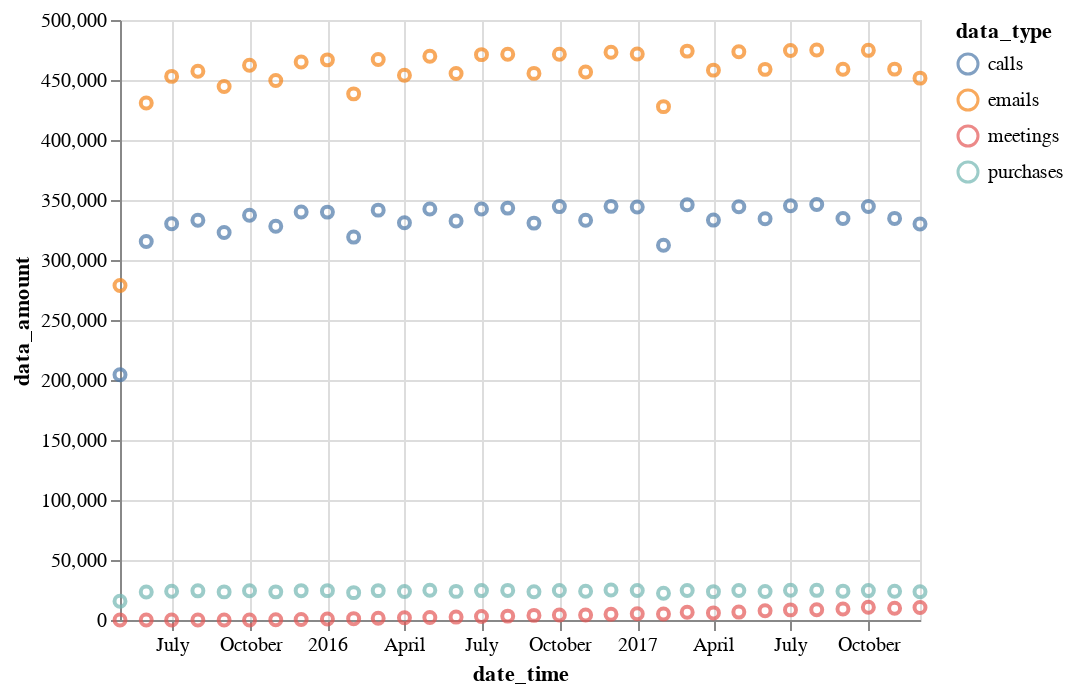

Notebook code for this chart:
### Code cell
alt.Chart(my_data).mark_point().encode(
    x ='date_time:T',
    y='data_amount',
    color='data_type'
)

### Figure 1 — Vega-Lite specification as saved in the notebook (floating-point values rounded to 4 significant figures)
{"$schema": "https://vega.github.io/schema/vega-lite/v2.4.3.json", "config": {"view": {"height": 300, "width": 400}}, "data": {"values": [{"Unnamed: 0": 40, "avg_time_between_interactions": 6.441, "change_in_unique_dest": 29, "change_in_unique_source": 41, "data_amount": 278795, "data_type": "emails", "date_time": "2015-05-01", "month_yr": "05/2015", "num_unique_dest": 10491, "num_unique_source": 10769}, {"Unnamed: 0": 72, "avg_time_between_interactions": 115.0, "change_in_unique_dest": 25, "change_in_unique_source": 2448, "data_amount": 15617, "data_type": "purchases", "date_time": "2015-05-01", "month_yr": "05/2015", "num_unique_dest": 63, "num_unique_source": 4834}, {"Unnamed: 0": 104, "avg_time_between_interactions": 104736, "change_in_unique_dest": 5, "change_in_unique_source": 13, "data_amount": 15, "data_type": "meetings", "date_time": "2015-05-01", "month_yr": "05/2015", "num_unique_dest": 5, "num_unique_source": 14}, {"Unnamed: 0": 8, "avg_time_between_interactions": 8.786, "change_in_unique_dest": 133, "change_in_unique_source": 152, "data_amount": 204382, "data_type": "calls", "date_time": "2015-05-01", "month_yr": "05/2015", "num_unique_dest": 10658, "num_unique_source": 10728}, {"Unnamed: 0": 75, "avg_time_between_interactions": 111.3, "change_in_unique_dest": 34, "change_in_unique_source": 7138, "data_amount": 23282, "data_type": "purchases", "date_time": "2015-06-01", "month_yr": "06/2015", "num_unique_dest": 72, "num_unique_source": 10772}, {"Unnamed: 0": 43, "avg_time_between_interactions": 6.016, "change_in_unique_dest": 829, "change_in_unique_source": 1032, "data_amount": 430825, "data_type": "emails", "date_time": "2015-06-01", "month_yr": "06/2015", "num_unique_dest": 25921, "num_unique_source": 26752}, {"Unnamed: 0": 107, "avg_time_between_interactions": 421000.0, "change_in_unique_dest": 4, "change_in_unique_source": 6, "data_amount": 6, "data_type": "meetings", "date_time": "2015-06-01", "month_yr": "06/2015", "num_unique_dest": 4, "num_unique_source": 6}, {"Unnamed: 0": 11, "avg_time_between_interactions": 8.216, "change_in_unique_dest": 2008, "change_in_unique_source": 1962, "data_amount": 315483, "data_type": "calls", "date_time": "2015-06-01", "month_yr": "06/2015", "num_unique_dest": 26402, "num_unique_source": 26464}, {"Unnamed: 0": 46, "avg_time_between_interactions": 5.912, "change_in_unique_dest": 3489, "change_in_unique_source": 3912, "data_amount": 453015, "data_type": "emails", "date_time": "2015-07-01", "month_yr": "07/2015", "num_unique_dest": 41931, "num_unique_source": 43007}, {"Unnamed: 0": 14, "avg_time_between_interactions": 8.11, "change_in_unique_dest": 6386, "change_in_unique_source": 6597, "data_amount": 330263, "data_type": "calls", "date_time": "2015-07-01", "month_yr": "07/2015", "num_unique_dest": 42368, "num_unique_source": 42512}, {"Unnamed: 0": 78, "avg_time_between_interactions": 111.7, "change_in_unique_dest": 18, "change_in_unique_source": 9934, "data_amount": 23978, "data_type": "purchases", "date_time": "2015-07-01", "month_yr": "07/2015", "num_unique_dest": 58, "num_unique_source": 13616}, {"Unnamed: 0": 110, "avg_time_between_interactions": 313400.0, "change_in_unique_dest": 3, "change_in_unique_source": 4, "data_amount": 5, "data_type": "meetings", "date_time": "2015-07-01", "month_yr": "07/2015", "num_unique_dest": 3, "num_unique_source": 4}, {"Unnamed: 0": 49, "avg_time_between_interactions": 5.857, "change_in_unique_dest": 7143, "change_in_unique_source": 7635, "data_amount": 457283, "data_type": "emails", "date_time": "2015-08-01", "month_yr": "08/2015", "num_unique_dest": 57192, "num_unique_source": 58804}, {"Unnamed: 0": 113, "avg_time_between_interactions": 458800.0, "change_in_unique_dest": 4, "change_in_unique_source": 5, "data_amount": 6, "data_type": "meetings", "date_time": "2015-08-01", "month_yr": "08/2015", "num_unique_dest": 4, "num_unique_source": 6}, {"Unnamed: 0": 81, "avg_time_between_interactions": 110.2, "change_in_unique_dest": 29, "change_in_unique_source": 11402, "data_amount": 24299, "data_type": "purchases", "date_time": "2015-08-01", "month_yr": "08/2015", "num_unique_dest": 67, "num_unique_source": 15054}, {"Unnamed: 0": 17, "avg_time_between_interactions": 8.039, "change_in_unique_dest": 11535, "change_in_unique_source": 11719, "data_amount": 333176, "data_type": "calls", "date_time": "2015-08-01", "month_yr": "08/2015", "num_unique_dest": 57231, "num_unique_source": 57330}, {"Unnamed: 0": 20, "avg_time_between_interactions": 8.027, "change_in_unique_dest": 17080, "change_in_unique_source": 17504, "data_amount": 322890, "data_type": "calls", "date_time": "2015-09-01", "month_yr": "09/2015", "num_unique_dest": 69345, "num_unique_source": 69412}, {"Unnamed: 0": 52, "avg_time_between_interactions": 5.831, "change_in_unique_dest": 11466, "change_in_unique_source": 12367, "data_amount": 444527, "data_type": "emails", "date_time": "2015-09-01", "month_yr": "09/2015", "num_unique_dest": 70835, "num_unique_source": 72668}, {"Unnamed: 0": 116, "avg_time_between_interactions": 138500.0, "change_in_unique_dest": 10, "change_in_unique_source": 7, "data_amount": 15, "data_type": "meetings", "date_time": "2015-09-01", "month_yr": "09/2015", "num_unique_dest": 10, "num_unique_source": 10}, {"Unnamed: 0": 84, "avg_time_between_interactions": 110.7, "change_in_unique_dest": 39, "change_in_unique_source": 11949, "data_amount": 23421, "data_type": "purchases", "date_time": "2015-09-01", "month_yr": "09/2015", "num_unique_dest": 74, "num_unique_source": 15513}, {"Unnamed: 0": 87, "avg_time_between_interactions": 110.2, "change_in_unique_dest": 43, "change_in_unique_source": 13225, "data_amount": 24310, "data_type": "purchases", "date_time": "2015-10-01", "month_yr": "10/2015", "num_unique_dest": 71, "num_unique_source": 16680}, {"Unnamed: 0": 119, "avg_time_between_interactions": 230100.0, "change_in_unique_dest": 9, "change_in_unique_source": 10, "data_amount": 12, "data_type": "meetings", "date_time": "2015-10-01", "month_yr": "10/2015", "num_unique_dest": 9, "num_unique_source": 10}, {"Unnamed: 0": 23, "avg_time_between_interactions": 7.94, "change_in_unique_dest": 24294, "change_in_unique_source": 24620, "data_amount": 337336, "data_type": "calls", "date_time": "2015-10-01", "month_yr": "10/2015", "num_unique_dest": 81325, "num_unique_source": 81342}, {"Unnamed: 0": 55, "avg_time_between_interactions": 5.794, "change_in_unique_dest": 17348, "change_in_unique_source": 18782, "data_amount": 462288, "data_type": "emails", "date_time": "2015-10-01", "month_yr": "10/2015", "num_unique_dest": 84210, "num_unique_source": 86342}, {"Unnamed: 0": 90, "avg_time_between_interactions": 110.6, "change_in_unique_dest": 37, "change_in_unique_source": 13293, "data_amount": 23442, "data_type": "purchases", "date_time": "2015-11-01", "month_yr": "11/2015", "num_unique_dest": 73, "num_unique_source": 16620}, {"Unnamed: 0": 58, "avg_time_between_interactions": 5.766, "change_in_unique_dest": 21996, "change_in_unique_source": 23244, "data_amount": 449538, "data_type": "emails", "date_time": "2015-11-01", "month_yr": "11/2015", "num_unique_dest": 95362, "num_unique_source": 97302}, {"Unnamed: 0": 26, "avg_time_between_interactions": 7.898, "change_in_unique_dest": 28934, "change_in_unique_source": 29280, "data_amount": 328179, "data_type": "calls", "date_time": "2015-11-01", "month_yr": "11/2015", "num_unique_dest": 90266, "num_unique_source": 90293}, {"Unnamed: 0": 122, "avg_time_between_interactions": 11720.0, "change_in_unique_dest": 113, "change_in_unique_source": 152, "data_amount": 219, "data_type": "meetings", "date_time": "2015-11-01", "month_yr": "11/2015", "num_unique_dest": 113, "num_unique_source": 191}, {"Unnamed: 0": 125, "avg_time_between_interactions": 6890.0, "change_in_unique_dest": 193, "change_in_unique_source": 267, "data_amount": 382, "data_type": "meetings", "date_time": "2015-12-01", "month_yr": "12/2015", "num_unique_dest": 193, "num_unique_source": 329}, {"Unnamed: 0": 93, "avg_time_between_interactions": 109.5, "change_in_unique_dest": 21, "change_in_unique_source": 14522, "data_amount": 24460, "data_type": "purchases", "date_time": "2015-12-01", "month_yr": "12/2015", "num_unique_dest": 57, "num_unique_source": 17732}, {"Unnamed: 0": 29, "avg_time_between_interactions": 7.878, "change_in_unique_dest": 35937, "change_in_unique_source": 36269, "data_amount": 339990, "data_type": "calls", "date_time": "2015-12-01", "month_yr": "12/2015", "num_unique_dest": 100304, "num_unique_source": 100073}, {"Unnamed: 0": 61, "avg_time_between_interactions": 5.76, "change_in_unique_dest": 28598, "change_in_unique_source": 30271, "data_amount": 465009, "data_type": "emails", "date_time": "2015-12-01", "month_yr": "12/2015", "num_unique_dest": 106987, "num_unique_source": 108924}, {"Unnamed: 0": 64, "avg_time_between_interactions": 109.4, "change_in_unique_dest": 80, "change_in_unique_source": 18071, "data_amount": 24478, "data_type": "purchases", "date_time": "2016-01-01", "month_yr": "01/2016", "num_unique_dest": 80, "num_unique_source": 18071}, {"Unnamed: 0": 96, "avg_time_between_interactions": 3104.0, "change_in_unique_dest": 420, "change_in_unique_source": 725, "data_amount": 862, "data_type": "meetings", "date_time": "2016-01-01", "month_yr": "01/2016", "num_unique_dest": 420, "num_unique_source": 725}, {"Unnamed: 0": 0, "avg_time_between_interactions": 7.88, "change_in_unique_dest": 108196, "change_in_unique_source": 107840, "data_amount": 339906, "data_type": "calls", "date_time": "2016-01-01", "month_yr": "01/2016", "num_unique_dest": 108196, "num_unique_source": 107840}, {"Unnamed: 0": 32, "avg_time_between_interactions": 5.738, "change_in_unique_dest": 116852, "change_in_unique_source": 119169, "data_amount": 466783, "data_type": "emails", "date_time": "2016-01-01", "month_yr": "01/2016", "num_unique_dest": 116852, "num_unique_source": 119169}, {"Unnamed: 0": 34, "avg_time_between_interactions": 5.715, "change_in_unique_dest": 32550, "change_in_unique_source": 34192, "data_amount": 438439, "data_type": "emails", "date_time": "2016-02-01", "month_yr": "02/2016", "num_unique_dest": 122770, "num_unique_source": 124365}, {"Unnamed: 0": 2, "avg_time_between_interactions": 7.852, "change_in_unique_dest": 39486, "change_in_unique_source": 39632, "data_amount": 319085, "data_type": "calls", "date_time": "2016-02-01", "month_yr": "02/2016", "num_unique_dest": 111381, "num_unique_source": 111116}, {"Unnamed: 0": 98, "avg_time_between_interactions": 2213.0, "change_in_unique_dest": 519, "change_in_unique_source": 787, "data_amount": 1123, "data_type": "meetings", "date_time": "2016-02-01", "month_yr": "02/2016", "num_unique_dest": 519, "num_unique_source": 988}, {"Unnamed: 0": 66, "avg_time_between_interactions": 109.9, "change_in_unique_dest": 35, "change_in_unique_source": 13951, "data_amount": 22803, "data_type": "purchases", "date_time": "2016-02-01", "month_yr": "02/2016", "num_unique_dest": 72, "num_unique_source": 17350}, {"Unnamed: 0": 36, "avg_time_between_interactions": 5.735, "change_in_unique_dest": 42265, "change_in_unique_source": 44604, "data_amount": 467041, "data_type": "emails", "date_time": "2016-03-01", "month_yr": "03/2016", "num_unique_dest": 133634, "num_unique_source": 135775}, {"Unnamed: 0": 100, "avg_time_between_interactions": 1738.0, "change_in_unique_dest": 761, "change_in_unique_source": 1063, "data_amount": 1525, "data_type": "meetings", "date_time": "2016-03-01", "month_yr": "03/2016", "num_unique_dest": 761, "num_unique_source": 1319}, {"Unnamed: 0": 68, "avg_time_between_interactions": 109.4, "change_in_unique_dest": 41, "change_in_unique_source": 15414, "data_amount": 24472, "data_type": "purchases", "date_time": "2016-03-01", "month_yr": "03/2016", "num_unique_dest": 78, "num_unique_source": 18564}, {"Unnamed: 0": 4, "avg_time_between_interactions": 7.842, "change_in_unique_dest": 49733, "change_in_unique_source": 49988, "data_amount": 341550, "data_type": "calls", "date_time": "2016-03-01", "month_yr": "03/2016", "num_unique_dest": 121845, "num_unique_source": 121311}, {"Unnamed: 0": 70, "avg_time_between_interactions": 109.4, "change_in_unique_dest": 34, "change_in_unique_source": 14983, "data_amount": 23696, "data_type": "purchases", "date_time": "2016-04-01", "month_yr": "04/2016", "num_unique_dest": 73, "num_unique_source": 18267}, {"Unnamed: 0": 38, "avg_time_between_interactions": 5.711, "change_in_unique_dest": 42307, "change_in_unique_source": 44621, "data_amount": 453899, "data_type": "emails", "date_time": "2016-04-01", "month_yr": "04/2016", "num_unique_dest": 139583, "num_unique_source": 141517}, {"Unnamed: 0": 102, "avg_time_between_interactions": 1329.0, "change_in_unique_dest": 886, "change_in_unique_source": 1342, "data_amount": 1923, "data_type": "meetings", "date_time": "2016-04-01", "month_yr": "04/2016", "num_unique_dest": 886, "num_unique_source": 1687}, {"Unnamed: 0": 6, "avg_time_between_interactions": 7.83, "change_in_unique_dest": 49350, "change_in_unique_source": 49463, "data_amount": 331032, "data_type": "calls", "date_time": "2016-04-01", "month_yr": "04/2016", "num_unique_dest": 125381, "num_unique_source": 125003}, {"Unnamed: 0": 105, "avg_time_between_interactions": 1273.0, "change_in_unique_dest": 1010, "change_in_unique_source": 1813, "data_amount": 2101, "data_type": "meetings", "date_time": "2016-05-01", "month_yr": "05/2016", "num_unique_dest": 1010, "num_unique_source": 1815}, {"Unnamed: 0": 73, "avg_time_between_interactions": 108.0, "change_in_unique_dest": 43, "change_in_unique_source": 16457, "data_amount": 24792, "data_type": "purchases", "date_time": "2016-05-01", "month_yr": "05/2016", "num_unique_dest": 81, "num_unique_source": 19176}, {"Unnamed: 0": 41, "avg_time_between_interactions": 5.701, "change_in_unique_dest": 138020, "change_in_unique_source": 139785, "data_amount": 469781, "data_type": "emails", "date_time": "2016-05-01", "month_yr": "05/2016", "num_unique_dest": 148494, "num_unique_source": 150543}, {"Unnamed: 0": 9, "avg_time_between_interactions": 7.821, "change_in_unique_dest": 122495, "change_in_unique_source": 121631, "data_amount": 342459, "data_type": "calls", "date_time": "2016-05-01", "month_yr": "05/2016", "num_unique_dest": 133103, "num_unique_source": 132304}, {"Unnamed: 0": 44, "avg_time_between_interactions": 5.691, "change_in_unique_dest": 127475, "change_in_unique_source": 128775, "data_amount": 455437, "data_type": "emails", "date_time": "2016-06-01", "month_yr": "06/2016", "num_unique_dest": 152837, "num_unique_source": 154889}, {"Unnamed: 0": 12, "avg_time_between_interactions": 7.795, "change_in_unique_dest": 110150, "change_in_unique_source": 109681, "data_amount": 332513, "data_type": "calls", "date_time": "2016-06-01", "month_yr": "06/2016", "num_unique_dest": 135134, "num_unique_source": 134691}, {"Unnamed: 0": 76, "avg_time_between_interactions": 108.7, "change_in_unique_dest": 44, "change_in_unique_source": 14867, "data_amount": 23846, "data_type": "purchases", "date_time": "2016-06-01", "month_yr": "06/2016", "num_unique_dest": 81, "num_unique_source": 18822}, {"Unnamed: 0": 108, "avg_time_between_interactions": 1058.0, "change_in_unique_dest": 1155, "change_in_unique_source": 2106, "data_amount": 2415, "data_type": "meetings", "date_time": "2016-06-01", "month_yr": "06/2016", "num_unique_dest": 1155, "num_unique_source": 2107}, {"Unnamed: 0": 15, "avg_time_between_interactions": 7.82, "change_in_unique_dest": 104067, "change_in_unique_source": 103926, "data_amount": 342506, "data_type": "calls", "date_time": "2016-07-01", "month_yr": "07/2016", "num_unique_dest": 141884, "num_unique_source": 141734}, {"Unnamed: 0": 79, "avg_time_between_interactions": 109.3, "change_in_unique_dest": 42, "change_in_unique_source": 15262, "data_amount": 24501, "data_type": "purchases", "date_time": "2016-07-01", "month_yr": "07/2016", "num_unique_dest": 79, "num_unique_source": 19412}, {"Unnamed: 0": 47, "avg_time_between_interactions": 5.685, "change_in_unique_dest": 121111, "change_in_unique_source": 122291, "data_amount": 471138, "data_type": "emails", "date_time": "2016-07-01", "month_yr": "07/2016", "num_unique_dest": 160920, "num_unique_source": 162821}, {"Unnamed: 0": 111, "avg_time_between_interactions": 930.8, "change_in_unique_dest": 1323, "change_in_unique_source": 2469, "data_amount": 2872, "data_type": "meetings", "date_time": "2016-07-01", "month_yr": "07/2016", "num_unique_dest": 1323, "num_unique_source": 2470}, {"Unnamed: 0": 18, "avg_time_between_interactions": 7.803, "change_in_unique_dest": 98506, "change_in_unique_source": 98034, "data_amount": 343234, "data_type": "calls", "date_time": "2016-08-01", "month_yr": "08/2016", "num_unique_dest": 146453, "num_unique_source": 145950}, {"Unnamed: 0": 82, "avg_time_between_interactions": 108.6, "change_in_unique_dest": 35, "change_in_unique_source": 15409, "data_amount": 24660, "data_type": "purchases", "date_time": "2016-08-01", "month_yr": "08/2016", "num_unique_dest": 72, "num_unique_source": 19590}, {"Unnamed: 0": 50, "avg_time_between_interactions": 5.68, "change_in_unique_dest": 115159, "change_in_unique_source": 115878, "data_amount": 471527, "data_type": "emails", "date_time": "2016-08-01", "month_yr": "08/2016", "num_unique_dest": 167074, "num_unique_source": 168868}, {"Unnamed: 0": 114, "avg_time_between_interactions": 820.3, "change_in_unique_dest": 1505, "change_in_unique_source": 2730, "data_amount": 3230, "data_type": "meetings", "date_time": "2016-08-01", "month_yr": "08/2016", "num_unique_dest": 1505, "num_unique_source": 2730}, {"Unnamed: 0": 85, "avg_time_between_interactions": 110.0, "change_in_unique_dest": 34, "change_in_unique_source": 15260, "data_amount": 23564, "data_type": "purchases", "date_time": "2016-09-01", "month_yr": "09/2016", "num_unique_dest": 75, "num_unique_source": 19006}, {"Unnamed: 0": 21, "avg_time_between_interactions": 7.837, "change_in_unique_dest": 92782, "change_in_unique_source": 92524, "data_amount": 330734, "data_type": "calls", "date_time": "2016-09-01", "month_yr": "09/2016", "num_unique_dest": 147149, "num_unique_source": 146655}, {"Unnamed: 0": 117, "avg_time_between_interactions": 665.3, "change_in_unique_dest": 1764, "change_in_unique_source": 3328, "data_amount": 3840, "data_type": "meetings", "date_time": "2016-09-01", "month_yr": "09/2016", "num_unique_dest": 1764, "num_unique_source": 3330}, {"Unnamed: 0": 53, "avg_time_between_interactions": 5.69, "change_in_unique_dest": 108048, "change_in_unique_source": 108529, "data_amount": 455505, "data_type": "emails", "date_time": "2016-09-01", "month_yr": "09/2016", "num_unique_dest": 169205, "num_unique_source": 170864}, {"Unnamed: 0": 24, "avg_time_between_interactions": 7.775, "change_in_unique_dest": 92723, "change_in_unique_source": 92604, "data_amount": 344508, "data_type": "calls", "date_time": "2016-10-01", "month_yr": "10/2016", "num_unique_dest": 154110, "num_unique_source": 153651}, {"Unnamed: 0": 88, "avg_time_between_interactions": 108.9, "change_in_unique_dest": 39, "change_in_unique_source": 16020, "data_amount": 24595, "data_type": "purchases", "date_time": "2016-10-01", "month_yr": "10/2016", "num_unique_dest": 74, "num_unique_source": 19912}, {"Unnamed: 0": 120, "avg_time_between_interactions": 635.5, "change_in_unique_dest": 1838, "change_in_unique_source": 3679, "data_amount": 4206, "data_type": "meetings", "date_time": "2016-10-01", "month_yr": "10/2016", "num_unique_dest": 1838, "num_unique_source": 3681}, {"Unnamed: 0": 56, "avg_time_between_interactions": 5.68, "change_in_unique_dest": 106942, "change_in_unique_source": 107577, "data_amount": 471521, "data_type": "emails", "date_time": "2016-10-01", "month_yr": "10/2016", "num_unique_dest": 177668, "num_unique_source": 179016}, {"Unnamed: 0": 91, "avg_time_between_interactions": 108.3, "change_in_unique_dest": 30, "change_in_unique_source": 15939, "data_amount": 23941, "data_type": "purchases", "date_time": "2016-11-01", "month_yr": "11/2016", "num_unique_dest": 67, "num_unique_source": 19549}, {"Unnamed: 0": 123, "avg_time_between_interactions": 613.8, "change_in_unique_dest": 1853, "change_in_unique_source": 3520, "data_amount": 4162, "data_type": "meetings", "date_time": "2016-11-01", "month_yr": "11/2016", "num_unique_dest": 1853, "num_unique_source": 3564}, {"Unnamed: 0": 27, "avg_time_between_interactions": 7.781, "change_in_unique_dest": 90270, "change_in_unique_source": 90032, "data_amount": 333132, "data_type": "calls", "date_time": "2016-11-01", "month_yr": "11/2016", "num_unique_dest": 154747, "num_unique_source": 154009}, {"Unnamed: 0": 59, "avg_time_between_interactions": 5.676, "change_in_unique_dest": 102676, "change_in_unique_source": 103565, "data_amount": 456627, "data_type": "emails", "date_time": "2016-11-01", "month_yr": "11/2016", "num_unique_dest": 179106, "num_unique_source": 180484}, {"Unnamed: 0": 62, "avg_time_between_interactions": 5.662, "change_in_unique_dest": 103344, "change_in_unique_source": 104542, "data_amount": 473082, "data_type": "emails", "date_time": "2016-12-01", "month_yr": "12/2016", "num_unique_dest": 186850, "num_unique_source": 188491}, {"Unnamed: 0": 94, "avg_time_between_interactions": 106.9, "change_in_unique_dest": 41, "change_in_unique_source": 16708, "data_amount": 25056, "data_type": "purchases", "date_time": "2016-12-01", "month_yr": "12/2016", "num_unique_dest": 74, "num_unique_source": 20453}, {"Unnamed: 0": 30, "avg_time_between_interactions": 7.77, "change_in_unique_dest": 91991, "change_in_unique_source": 91842, "data_amount": 344694, "data_type": "calls", "date_time": "2016-12-01", "month_yr": "12/2016", "num_unique_dest": 161178, "num_unique_source": 160726}, {"Unnamed: 0": 126, "avg_time_between_interactions": 559.1, "change_in_unique_dest": 2047, "change_in_unique_source": 4026, "data_amount": 4739, "data_type": "meetings", "date_time": "2016-12-01", "month_yr": "12/2016", "num_unique_dest": 2047, "num_unique_source": 4080}, {"Unnamed: 0": 33, "avg_time_between_interactions": 5.678, "change_in_unique_dest": 102283, "change_in_unique_source": 103771, "data_amount": 471712, "data_type": "emails", "date_time": "2017-01-01", "month_yr": "01/2017", "num_unique_dest": 190218, "num_unique_source": 192125}, {"Unnamed: 0": 97, "avg_time_between_interactions": 513.3, "change_in_unique_dest": 2043, "change_in_unique_source": 4226, "data_amount": 5207, "data_type": "meetings", "date_time": "2017-01-01", "month_yr": "01/2017", "num_unique_dest": 2043, "num_unique_source": 4386}, {"Unnamed: 0": 1, "avg_time_between_interactions": 7.781, "change_in_unique_dest": 92219, "change_in_unique_source": 92276, "data_amount": 344216, "data_type": "calls", "date_time": "2017-01-01", "month_yr": "01/2017", "num_unique_dest": 163879, "num_unique_source": 163455}, {"Unnamed: 0": 65, "avg_time_between_interactions": 109.2, "change_in_unique_dest": 37, "change_in_unique_source": 16662, "data_amount": 24536, "data_type": "purchases", "date_time": "2017-01-01", "month_yr": "01/2017", "num_unique_dest": 76, "num_unique_source": 20220}, {"Unnamed: 0": 67, "avg_time_between_interactions": 108.5, "change_in_unique_dest": 41, "change_in_unique_source": 15469, "data_amount": 22291, "data_type": "purchases", "date_time": "2017-02-01", "month_yr": "02/2017", "num_unique_dest": 78, "num_unique_source": 18569}, {"Unnamed: 0": 3, "avg_time_between_interactions": 7.747, "change_in_unique_dest": 87981, "change_in_unique_source": 87577, "data_amount": 312271, "data_type": "calls", "date_time": "2017-02-01", "month_yr": "02/2017", "num_unique_dest": 156413, "num_unique_source": 155403}, {"Unnamed: 0": 99, "avg_time_between_interactions": 478.4, "change_in_unique_dest": 2089, "change_in_unique_source": 4119, "data_amount": 4994, "data_type": "meetings", "date_time": "2017-02-01", "month_yr": "02/2017", "num_unique_dest": 2089, "num_unique_source": 4297}, {"Unnamed: 0": 35, "avg_time_between_interactions": 5.655, "change_in_unique_dest": 97188, "change_in_unique_source": 98690, "data_amount": 427797, "data_type": "emails", "date_time": "2017-02-01", "month_yr": "02/2017", "num_unique_dest": 183521, "num_unique_source": 184835}, {"Unnamed: 0": 5, "avg_time_between_interactions": 7.739, "change_in_unique_dest": 94335, "change_in_unique_source": 93647, "data_amount": 346099, "data_type": "calls", "date_time": "2017-03-01", "month_yr": "03/2017", "num_unique_dest": 169926, "num_unique_source": 168847}, {"Unnamed: 0": 37, "avg_time_between_interactions": 5.65, "change_in_unique_dest": 103444, "change_in_unique_source": 105250, "data_amount": 474075, "data_type": "emails", "date_time": "2017-03-01", "month_yr": "03/2017", "num_unique_dest": 198498, "num_unique_source": 200209}, {"Unnamed: 0": 69, "avg_time_between_interactions": 108.6, "change_in_unique_dest": 44, "change_in_unique_source": 16985, "data_amount": 24651, "data_type": "purchases", "date_time": "2017-03-01", "month_yr": "03/2017", "num_unique_dest": 80, "num_unique_source": 20410}, {"Unnamed: 0": 101, "avg_time_between_interactions": 414.3, "change_in_unique_dest": 2576, "change_in_unique_source": 4975, "data_amount": 6395, "data_type": "meetings", "date_time": "2017-03-01", "month_yr": "03/2017", "num_unique_dest": 2576, "num_unique_source": 5274}, {"Unnamed: 0": 39, "avg_time_between_interactions": 5.657, "change_in_unique_dest": 103402, "change_in_unique_source": 105011, "data_amount": 458219, "data_type": "emails", "date_time": "2017-04-01", "month_yr": "04/2017", "num_unique_dest": 198541, "num_unique_source": 199728}, {"Unnamed: 0": 7, "avg_time_between_interactions": 7.778, "change_in_unique_dest": 94225, "change_in_unique_source": 93966, "data_amount": 333258, "data_type": "calls", "date_time": "2017-04-01", "month_yr": "04/2017", "num_unique_dest": 168257, "num_unique_source": 167487}, {"Unnamed: 0": 103, "avg_time_between_interactions": 436.3, "change_in_unique_dest": 2516, "change_in_unique_source": 4703, "data_amount": 5909, "data_type": "meetings", "date_time": "2017-04-01", "month_yr": "04/2017", "num_unique_dest": 2516, "num_unique_source": 5036}, {"Unnamed: 0": 71, "avg_time_between_interactions": 109.6, "change_in_unique_dest": 32, "change_in_unique_source": 16539, "data_amount": 23645, "data_type": "purchases", "date_time": "2017-04-01", "month_yr": "04/2017", "num_unique_dest": 76, "num_unique_source": 19732}, {"Unnamed: 0": 42, "avg_time_between_interactions": 5.656, "change_in_unique_dest": 105679, "change_in_unique_source": 107647, "data_amount": 473553, "data_type": "emails", "date_time": "2017-05-01", "month_yr": "05/2017", "num_unique_dest": 205484, "num_unique_source": 207383}, {"Unnamed: 0": 106, "avg_time_between_interactions": 402.2, "change_in_unique_dest": 2652, "change_in_unique_source": 5225, "data_amount": 6586, "data_type": "meetings", "date_time": "2017-05-01", "month_yr": "05/2017", "num_unique_dest": 2652, "num_unique_source": 5622}, {"Unnamed: 0": 74, "avg_time_between_interactions": 108.9, "change_in_unique_dest": 35, "change_in_unique_source": 17236, "data_amount": 24599, "data_type": "purchases", "date_time": "2017-05-01", "month_yr": "05/2017", "num_unique_dest": 75, "num_unique_source": 20503}, {"Unnamed: 0": 10, "avg_time_between_interactions": 7.778, "change_in_unique_dest": 96491, "change_in_unique_source": 96565, "data_amount": 344347, "data_type": "calls", "date_time": "2017-05-01", "month_yr": "05/2017", "num_unique_dest": 174074, "num_unique_source": 173239}, {"Unnamed: 0": 45, "avg_time_between_interactions": 5.649, "change_in_unique_dest": 106045, "change_in_unique_source": 107498, "data_amount": 458859, "data_type": "emails", "date_time": "2017-06-01", "month_yr": "06/2017", "num_unique_dest": 205164, "num_unique_source": 206184}, {"Unnamed: 0": 13, "avg_time_between_interactions": 7.753, "change_in_unique_dest": 97408, "change_in_unique_source": 96974, "data_amount": 334337, "data_type": "calls", "date_time": "2017-06-01", "month_yr": "06/2017", "num_unique_dest": 173091, "num_unique_source": 172100}, {"Unnamed: 0": 77, "avg_time_between_interactions": 109.4, "change_in_unique_dest": 40, "change_in_unique_source": 16907, "data_amount": 23695, "data_type": "purchases", "date_time": "2017-06-01", "month_yr": "06/2017", "num_unique_dest": 82, "num_unique_source": 19924}, {"Unnamed: 0": 109, "avg_time_between_interactions": 332.8, "change_in_unique_dest": 2903, "change_in_unique_source": 5865, "data_amount": 7747, "data_type": "meetings", "date_time": "2017-06-01", "month_yr": "06/2017", "num_unique_dest": 2903, "num_unique_source": 6321}, {"Unnamed: 0": 112, "avg_time_between_interactions": 314.5, "change_in_unique_dest": 3297, "change_in_unique_source": 6462, "data_amount": 8424, "data_type": "meetings", "date_time": "2017-07-01", "month_yr": "07/2017", "num_unique_dest": 3297, "num_unique_source": 6958}, {"Unnamed: 0": 48, "avg_time_between_interactions": 5.644, "change_in_unique_dest": 109036, "change_in_unique_source": 110929, "data_amount": 474550, "data_type": "emails", "date_time": "2017-07-01", "month_yr": "07/2017", "num_unique_dest": 212115, "num_unique_source": 213831}, {"Unnamed: 0": 80, "avg_time_between_interactions": 108.1, "change_in_unique_dest": 39, "change_in_unique_source": 17679, "data_amount": 24786, "data_type": "purchases", "date_time": "2017-07-01", "month_yr": "07/2017", "num_unique_dest": 73, "num_unique_source": 20795}, {"Unnamed: 0": 16, "avg_time_between_interactions": 7.76, "change_in_unique_dest": 100285, "change_in_unique_source": 99979, "data_amount": 345150, "data_type": "calls", "date_time": "2017-07-01", "month_yr": "07/2017", "num_unique_dest": 178859, "num_unique_source": 177941}, {"Unnamed: 0": 115, "avg_time_between_interactions": 311.4, "change_in_unique_dest": 3275, "change_in_unique_source": 6590, "data_amount": 8506, "data_type": "meetings", "date_time": "2017-08-01", "month_yr": "08/2017", "num_unique_dest": 3275, "num_unique_source": 7170}, {"Unnamed: 0": 51, "avg_time_between_interactions": 5.639, "change_in_unique_dest": 110948, "change_in_unique_source": 113431, "data_amount": 474960, "data_type": "emails", "date_time": "2017-08-01", "month_yr": "08/2017", "num_unique_dest": 215639, "num_unique_source": 217342}, {"Unnamed: 0": 19, "avg_time_between_interactions": 7.735, "change_in_unique_dest": 102553, "change_in_unique_source": 102105, "data_amount": 346272, "data_type": "calls", "date_time": "2017-08-01", "month_yr": "08/2017", "num_unique_dest": 181670, "num_unique_source": 180649}, {"Unnamed: 0": 83, "avg_time_between_interactions": 108.4, "change_in_unique_dest": 29, "change_in_unique_source": 17643, "data_amount": 24710, "data_type": "purchases", "date_time": "2017-08-01", "month_yr": "08/2017", "num_unique_dest": 69, "num_unique_source": 20817}, {"Unnamed: 0": 22, "avg_time_between_interactions": 7.748, "change_in_unique_dest": 102933, "change_in_unique_source": 102901, "data_amount": 334552, "data_type": "calls", "date_time": "2017-09-01", "month_yr": "09/2017", "num_unique_dest": 179103, "num_unique_source": 178688}, {"Unnamed: 0": 86, "avg_time_between_interactions": 107.8, "change_in_unique_dest": 34, "change_in_unique_source": 17370, "data_amount": 24036, "data_type": "purchases", "date_time": "2017-09-01", "month_yr": "09/2017", "num_unique_dest": 70, "num_unique_source": 20315}, {"Unnamed: 0": 54, "avg_time_between_interactions": 5.648, "change_in_unique_dest": 111467, "change_in_unique_source": 113162, "data_amount": 458953, "data_type": "emails", "date_time": "2017-09-01", "month_yr": "09/2017", "num_unique_dest": 213720, "num_unique_source": 214632}, {"Unnamed: 0": 118, "avg_time_between_interactions": 282.8, "change_in_unique_dest": 3525, "change_in_unique_source": 6868, "data_amount": 9115, "data_type": "meetings", "date_time": "2017-09-01", "month_yr": "09/2017", "num_unique_dest": 3525, "num_unique_source": 7505}, {"Unnamed: 0": 121, "avg_time_between_interactions": 248.0, "change_in_unique_dest": 4091, "change_in_unique_source": 7970, "data_amount": 10681, "data_type": "meetings", "date_time": "2017-10-01", "month_yr": "10/2017", "num_unique_dest": 4091, "num_unique_source": 8699}, {"Unnamed: 0": 25, "avg_time_between_interactions": 7.772, "change_in_unique_dest": 105776, "change_in_unique_source": 105446, "data_amount": 344610, "data_type": "calls", "date_time": "2017-10-01", "month_yr": "10/2017", "num_unique_dest": 185267, "num_unique_source": 184274}, {"Unnamed: 0": 89, "avg_time_between_interactions": 109.3, "change_in_unique_dest": 29, "change_in_unique_source": 17756, "data_amount": 24500, "data_type": "purchases", "date_time": "2017-10-01", "month_yr": "10/2017", "num_unique_dest": 66, "num_unique_source": 20761}, {"Unnamed: 0": 57, "avg_time_between_interactions": 5.642, "change_in_unique_dest": 114335, "change_in_unique_source": 116443, "data_amount": 474712, "data_type": "emails", "date_time": "2017-10-01", "month_yr": "10/2017", "num_unique_dest": 221053, "num_unique_source": 222178}, {"Unnamed: 0": 28, "avg_time_between_interactions": 7.745, "change_in_unique_dest": 106080, "change_in_unique_source": 105183, "data_amount": 334665, "data_type": "calls", "date_time": "2017-11-01", "month_yr": "11/2017", "num_unique_dest": 183415, "num_unique_source": 181821}, {"Unnamed: 0": 92, "avg_time_between_interactions": 108.0, "change_in_unique_dest": 36, "change_in_unique_source": 17690, "data_amount": 23993, "data_type": "purchases", "date_time": "2017-11-01", "month_yr": "11/2017", "num_unique_dest": 73, "num_unique_source": 20456}, {"Unnamed: 0": 60, "avg_time_between_interactions": 5.646, "change_in_unique_dest": 114779, "change_in_unique_source": 117308, "data_amount": 459078, "data_type": "emails", "date_time": "2017-11-01", "month_yr": "11/2017", "num_unique_dest": 218790, "num_unique_source": 220303}, {"Unnamed: 0": 124, "avg_time_between_interactions": 265.2, "change_in_unique_dest": 3686, "change_in_unique_source": 7443, "data_amount": 9723, "data_type": "meetings", "date_time": "2017-11-01", "month_yr": "11/2017", "num_unique_dest": 3686, "num_unique_source": 8111}, {"Unnamed: 0": 63, "avg_time_between_interactions": 5.648, "change_in_unique_dest": 113563, "change_in_unique_source": 116299, "data_amount": 451557, "data_type": "emails", "date_time": "2017-12-01", "month_yr": "12/2017", "num_unique_dest": 218821, "num_unique_source": 220266}, {"Unnamed: 0": 31, "avg_time_between_interactions": 7.728, "change_in_unique_dest": 105254, "change_in_unique_source": 104428, "data_amount": 330006, "data_type": "calls", "date_time": "2017-12-01", "month_yr": "12/2017", "num_unique_dest": 182911, "num_unique_source": 181420}, {"Unnamed: 0": 95, "avg_time_between_interactions": 108.3, "change_in_unique_dest": 36, "change_in_unique_source": 17233, "data_amount": 23545, "data_type": "purchases", "date_time": "2017-12-01", "month_yr": "12/2017", "num_unique_dest": 71, "num_unique_source": 20128}, {"Unnamed: 0": 127, "avg_time_between_interactions": 240.9, "change_in_unique_dest": 3894, "change_in_unique_source": 7813, "data_amount": 10406, "data_type": "meetings", "date_time": "2017-12-01", "month_yr": "12/2017", "num_unique_dest": 3894, "num_unique_source": 8561}]}, "encoding": {"color": {"field": "data_type", "type": "nominal"}, "x": {"field": "date_time", "type": "temporal"}, "y": {"field": "data_amount", "type": "quantitative"}}, "mark": "point"}
